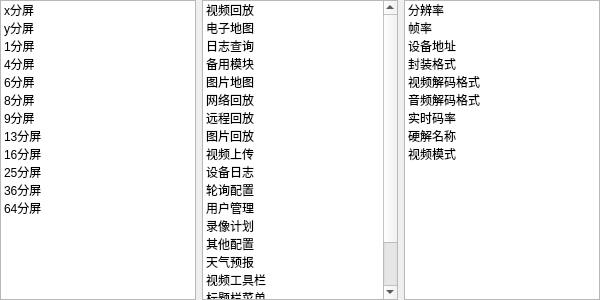
<?xml version="1.0" encoding="UTF-8"?>
<ui version="4.0">
 <class>frmConfigEnable</class>
 <widget class="QWidget" name="frmConfigEnable">
  <property name="geometry">
   <rect>
    <x>0</x>
    <y>0</y>
    <width>600</width>
    <height>300</height>
   </rect>
  </property>
  <property name="windowTitle">
   <string>Form</string>
  </property>
  <layout class="QHBoxLayout" name="horizontalLayout">
   <property name="spacing">
    <number>6</number>
   </property>
   <property name="leftMargin">
    <number>0</number>
   </property>
   <property name="topMargin">
    <number>0</number>
   </property>
   <property name="rightMargin">
    <number>0</number>
   </property>
   <property name="bottomMargin">
    <number>0</number>
   </property>
   <item>
    <widget class="QListWidget" name="listWidget1">
     <property name="sizePolicy">
      <sizepolicy hsizetype="Expanding" vsizetype="Ignored">
       <horstretch>0</horstretch>
       <verstretch>0</verstretch>
      </sizepolicy>
     </property>
     <item>
      <property name="text">
       <string>x分屏</string>
      </property>
      <property name="checkState">
       <enum>Unchecked</enum>
      </property>
     </item>
     <item>
      <property name="text">
       <string>y分屏</string>
      </property>
      <property name="checkState">
       <enum>Unchecked</enum>
      </property>
     </item>
     <item>
      <property name="text">
       <string>1分屏</string>
      </property>
      <property name="checkState">
       <enum>Unchecked</enum>
      </property>
     </item>
     <item>
      <property name="text">
       <string>4分屏</string>
      </property>
      <property name="checkState">
       <enum>Unchecked</enum>
      </property>
     </item>
     <item>
      <property name="text">
       <string>6分屏</string>
      </property>
      <property name="checkState">
       <enum>Unchecked</enum>
      </property>
     </item>
     <item>
      <property name="text">
       <string>8分屏</string>
      </property>
      <property name="checkState">
       <enum>Unchecked</enum>
      </property>
     </item>
     <item>
      <property name="text">
       <string>9分屏</string>
      </property>
      <property name="checkState">
       <enum>Unchecked</enum>
      </property>
     </item>
     <item>
      <property name="text">
       <string>13分屏</string>
      </property>
      <property name="checkState">
       <enum>Unchecked</enum>
      </property>
     </item>
     <item>
      <property name="text">
       <string>16分屏</string>
      </property>
      <property name="checkState">
       <enum>Unchecked</enum>
      </property>
     </item>
     <item>
      <property name="text">
       <string>25分屏</string>
      </property>
      <property name="checkState">
       <enum>Unchecked</enum>
      </property>
     </item>
     <item>
      <property name="text">
       <string>36分屏</string>
      </property>
      <property name="checkState">
       <enum>Unchecked</enum>
      </property>
     </item>
     <item>
      <property name="text">
       <string>64分屏</string>
      </property>
      <property name="checkState">
       <enum>Unchecked</enum>
      </property>
     </item>
    </widget>
   </item>
   <item>
    <widget class="QListWidget" name="listWidget2">
     <property name="sizePolicy">
      <sizepolicy hsizetype="Expanding" vsizetype="Ignored">
       <horstretch>0</horstretch>
       <verstretch>0</verstretch>
      </sizepolicy>
     </property>
     <item>
      <property name="text">
       <string>视频回放</string>
      </property>
      <property name="checkState">
       <enum>Unchecked</enum>
      </property>
     </item>
     <item>
      <property name="text">
       <string>电子地图</string>
      </property>
      <property name="checkState">
       <enum>Unchecked</enum>
      </property>
     </item>
     <item>
      <property name="text">
       <string>日志查询</string>
      </property>
      <property name="checkState">
       <enum>Unchecked</enum>
      </property>
     </item>
     <item>
      <property name="text">
       <string>备用模块</string>
      </property>
      <property name="checkState">
       <enum>Unchecked</enum>
      </property>
     </item>
     <item>
      <property name="text">
       <string>图片地图</string>
      </property>
      <property name="checkState">
       <enum>Unchecked</enum>
      </property>
     </item>
     <item>
      <property name="text">
       <string>网络回放</string>
      </property>
      <property name="checkState">
       <enum>Unchecked</enum>
      </property>
     </item>
     <item>
      <property name="text">
       <string>远程回放</string>
      </property>
      <property name="checkState">
       <enum>Unchecked</enum>
      </property>
     </item>
     <item>
      <property name="text">
       <string>图片回放</string>
      </property>
      <property name="checkState">
       <enum>Unchecked</enum>
      </property>
     </item>
     <item>
      <property name="text">
       <string>视频上传</string>
      </property>
      <property name="checkState">
       <enum>Unchecked</enum>
      </property>
     </item>
     <item>
      <property name="text">
       <string>设备日志</string>
      </property>
      <property name="checkState">
       <enum>Unchecked</enum>
      </property>
     </item>
     <item>
      <property name="text">
       <string>轮询配置</string>
      </property>
      <property name="checkState">
       <enum>Unchecked</enum>
      </property>
     </item>
     <item>
      <property name="text">
       <string>用户管理</string>
      </property>
      <property name="checkState">
       <enum>Unchecked</enum>
      </property>
     </item>
     <item>
      <property name="text">
       <string>录像计划</string>
      </property>
      <property name="checkState">
       <enum>Unchecked</enum>
      </property>
     </item>
     <item>
      <property name="text">
       <string>其他配置</string>
      </property>
      <property name="checkState">
       <enum>Unchecked</enum>
      </property>
     </item>
     <item>
      <property name="text">
       <string>天气预报</string>
      </property>
      <property name="checkState">
       <enum>Unchecked</enum>
      </property>
     </item>
     <item>
      <property name="text">
       <string>视频工具栏</string>
      </property>
      <property name="checkState">
       <enum>Unchecked</enum>
      </property>
     </item>
     <item>
      <property name="text">
       <string>标题栏菜单</string>
      </property>
      <property name="checkState">
       <enum>Unchecked</enum>
      </property>
     </item>
     <item>
      <property name="text">
       <string>子模块菜单</string>
      </property>
      <property name="checkState">
       <enum>Unchecked</enum>
      </property>
     </item>
     <item>
      <property name="text">
       <string>子模块移动</string>
      </property>
      <property name="checkState">
       <enum>Unchecked</enum>
      </property>
     </item>
    </widget>
   </item>
   <item>
    <widget class="QListWidget" name="listWidget3">
     <property name="sizePolicy">
      <sizepolicy hsizetype="Expanding" vsizetype="Ignored">
       <horstretch>0</horstretch>
       <verstretch>0</verstretch>
      </sizepolicy>
     </property>
     <item>
      <property name="text">
       <string>分辨率</string>
      </property>
      <property name="checkState">
       <enum>Unchecked</enum>
      </property>
     </item>
     <item>
      <property name="text">
       <string>帧率</string>
      </property>
      <property name="checkState">
       <enum>Unchecked</enum>
      </property>
     </item>
     <item>
      <property name="text">
       <string>设备地址</string>
      </property>
      <property name="checkState">
       <enum>Unchecked</enum>
      </property>
     </item>
     <item>
      <property name="text">
       <string>封装格式</string>
      </property>
      <property name="checkState">
       <enum>Unchecked</enum>
      </property>
     </item>
     <item>
      <property name="text">
       <string>视频解码格式</string>
      </property>
      <property name="checkState">
       <enum>Unchecked</enum>
      </property>
     </item>
     <item>
      <property name="text">
       <string>音频解码格式</string>
      </property>
      <property name="checkState">
       <enum>Unchecked</enum>
      </property>
     </item>
     <item>
      <property name="text">
       <string>实时码率</string>
      </property>
      <property name="checkState">
       <enum>Unchecked</enum>
      </property>
     </item>
     <item>
      <property name="text">
       <string>硬解名称</string>
      </property>
      <property name="checkState">
       <enum>Unchecked</enum>
      </property>
     </item>
     <item>
      <property name="text">
       <string>视频模式</string>
      </property>
      <property name="checkState">
       <enum>Unchecked</enum>
      </property>
     </item>
    </widget>
   </item>
  </layout>
 </widget>
 <resources/>
 <connections/>
</ui>
